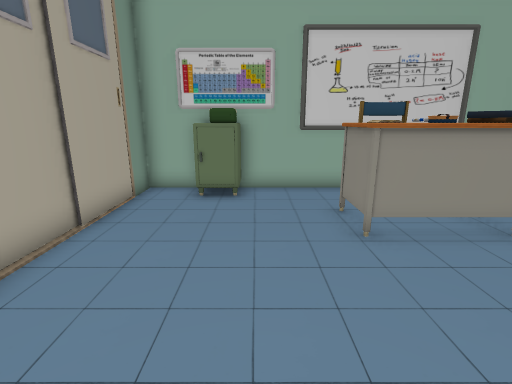
View 1 (above)

12 first-person views from a walk through a 3-D level made in the Unity game engine. The camera is 1.2 m above the floor, tilts 14° down and sees 85° across. The floor is counted in squares, 0.5 m on a side. Each view is taken from the middle of a square. On the plan, view 1 faces up. The plan holds only what a view shows up to about 18 squares ahead; the rest is blank. The place goes on beyond the plan. Some animated figures are not drawn.

View 2
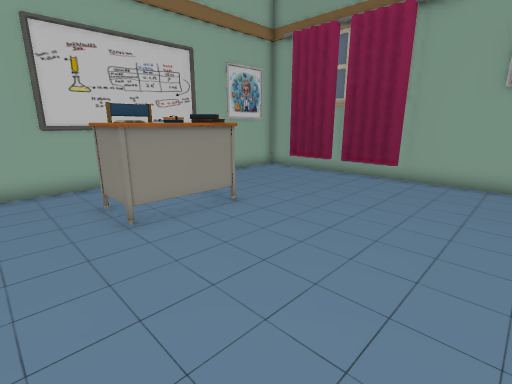

View 3
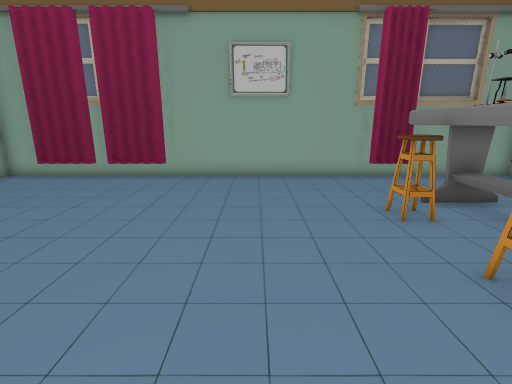

View 4
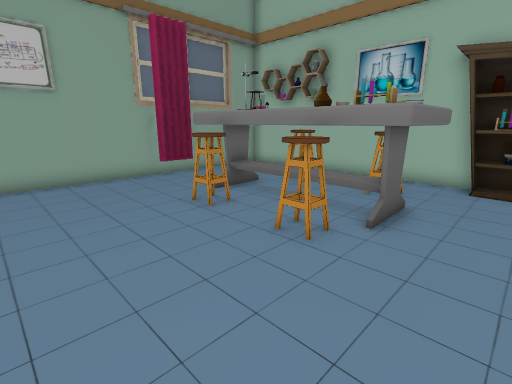

View 5
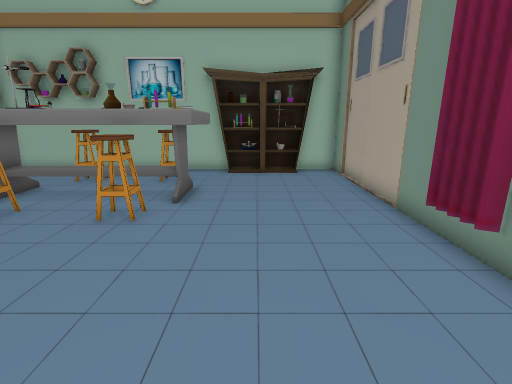

View 6
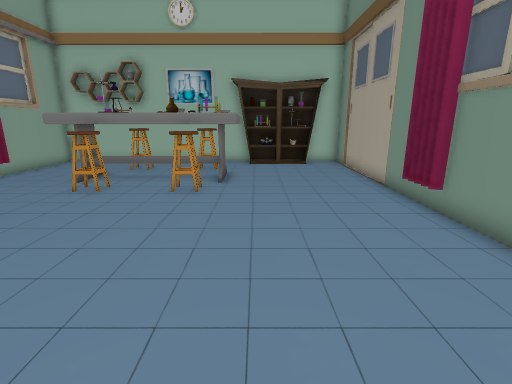

View 7
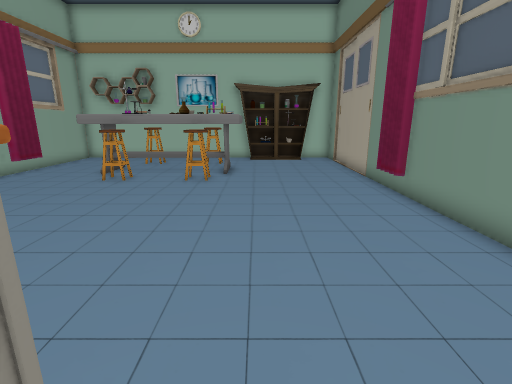

View 8
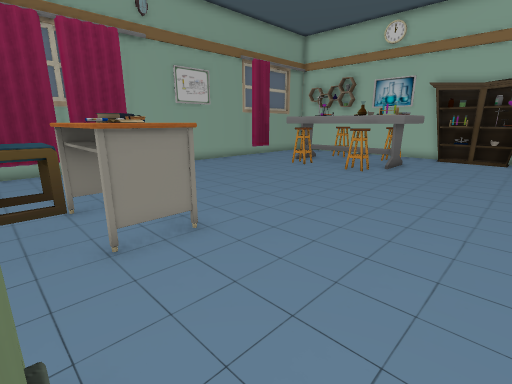

View 9
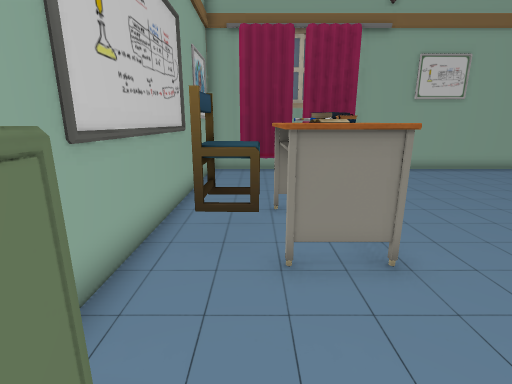

View 10
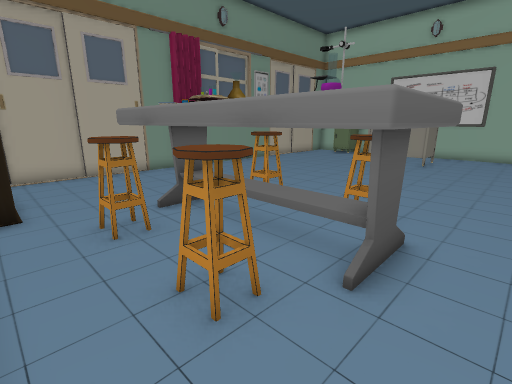

View 11
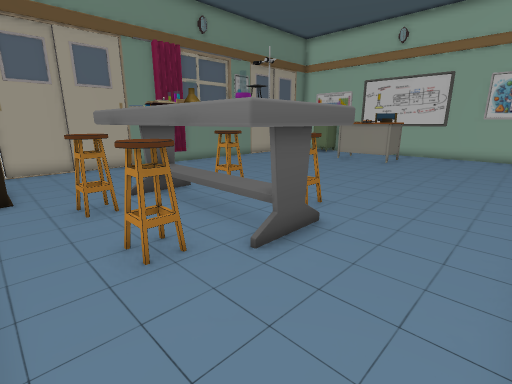

View 12
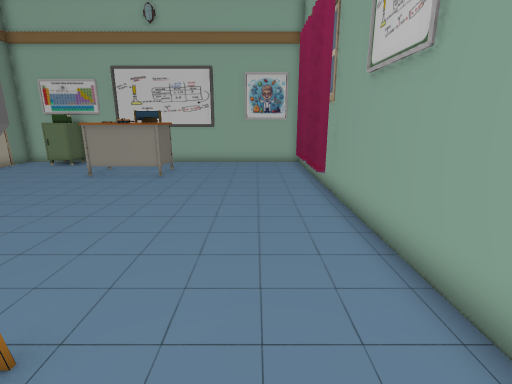

### Floor plan
Points are (right, up) in squares from view 1. A wall is a line through its corners. A room is listed if a view was taken in it or the views show most of it. See-through windows are left out.
Room 1 (views 1, 2, 3, 4, 5, 6, 7, 8, 9, 10, 11, 12)
walls: (5, 5.7) (4.6, 6.3); (5.6, 5.9) (4.9, 5.7); (5.5, 6.1) (5, 5.7) (4.8, 6.4) (4.9, 6.6); (-4.1, 1.9) (-4.1, -12.6) (-2.2, -12.6); (-0.5, 9) (-2, 9); (0, -11.8) (1.2, -11.8); (1.4, -12.6) (12.7, -12.6) (12.7, 10.4) (-4.1, 10.4) (-4.1, 4.1); (-0.3, -12.4) (1.4, -12.4); (-0.5, 10.4) (-0.5, 9.2) (-1.5, 9.2); (-1.8, -11.8) (-1, -11.8); (-2.5, -11.6) (1.9, -11.6); (-2, -12.4) (-0.5, -12.4)
objects: other object (2, -9) to (9, -6); other object (2, 6) to (6, 7); other object (3, -10) to (4, -9); other object (3, -5) to (4, -5); other object (3, 7); other object (3, 8) to (5, 9); other object (4, -7) to (5, -7); other object (5, -9) to (6, -8); other object (7, -10) to (7, -9); other object (7, -5); other object (12, -7); other object (12, 7)

Positions as (right, up) in squares from view 1, and headings:
1: (0, 0), facing up
2: (0, -1), facing up-right
3: (0, -1), facing right
4: (0, 0), facing down-right
5: (0, 2), facing down
6: (1, 5), facing down
7: (1, 7), facing down
8: (-3, 9), facing down-right
9: (-2, 8), facing right
10: (10, -12), facing up-left
11: (12, -12), facing up-left
12: (10, -7), facing up
